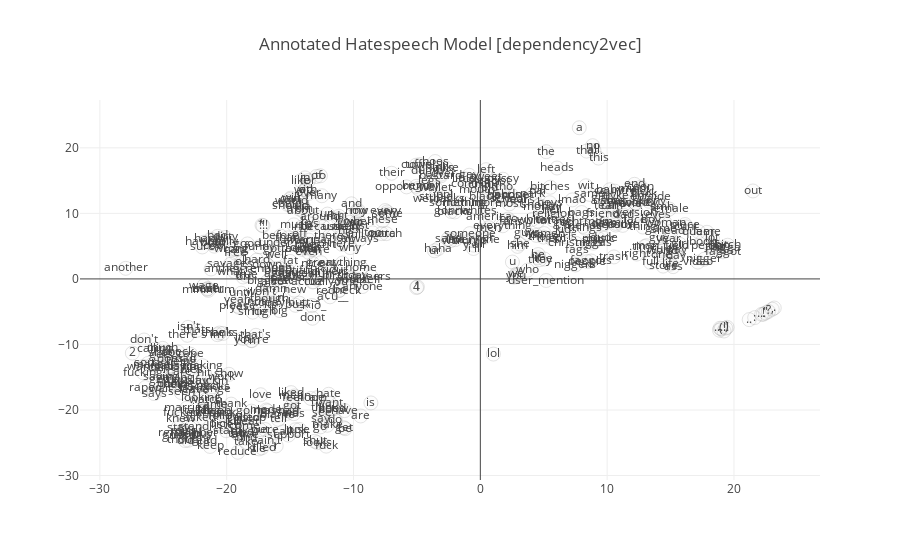

The notebook cell saved with this chart:
### Markdown cell above
#### 2.4 Visualize model in 2D space

### Code cell
plot_word_embedding(hatespeech_model_X_tsne, hatespeech_model_vocab, "Annotated Hatespeech Model [dependency2vec]", True)

### Figure 1 — Plotly figure (JSON) as saved in the notebook; plotly's stock layout.template omitted (floating-point values rounded to 4 significant figures; data arrays with more than 128 entries replaced by an {"elided": "..."} marker saying what was removed)
{"data": [{"marker": {"color": "rgba(217, 217, 217, 0.14)", "line": {"width": 0.5}, "opacity": 0.3, "size": 14}, "mode": "markers+text", "text": {"elided": "476 str values"}, "type": "scatter", "x": {"elided": "476 float values"}, "y": {"elided": "476 float values"}}], "layout": {"title": "Annotated Hatespeech Model [dependency2vec]"}}
